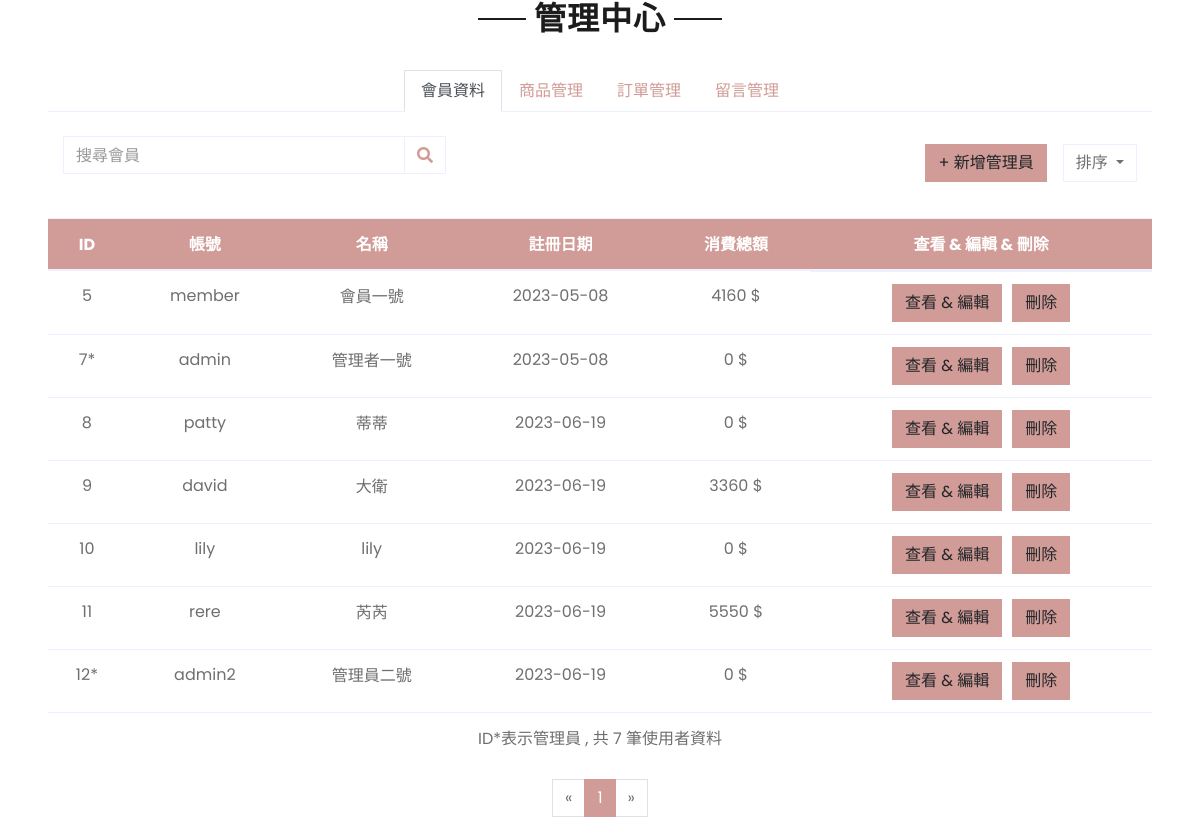
The app's page /admin.php (signed in) with its own data.
### tables this page shows
CREATE TABLE `member` (
  `member_id` int(11) NOT NULL,
  `username` varchar(13) NOT NULL,
  `password` varchar(200) NOT NULL,
  `member_name` varchar(11) NOT NULL,
  `sex` varchar(4) NOT NULL,
  `birthday` date NOT NULL,
  `tel_num` varchar(11) DEFAULT NULL,
  `addr` varchar(51) DEFAULT NULL,
  `mail` varchar(51) NOT NULL,
  `admin` varchar(4) DEFAULT NULL,
  `member_date` date NOT NULL
);

### admin.php (the view, shortened to what this page needs)
<html lang="en">
<head>
    <link href="https://cdnjs.cloudflare.com/ajax/libs/font-awesome/5.10.0/css/all.min.css" rel="stylesheet">
    <link href="lib/owlcarousel/assets/owl.carousel.min.css" rel="stylesheet">
    <link href="css/style.css" rel="stylesheet">
</head>
<body>
    <div class="text-center mb-4">
        <h2 class="section-title px-5"><span class="px-2">管理中心</span></h2>
    </div>
    <div class="row px-xl-5">
        <div class="col">
            <div class="nav nav-tabs justify-content-center border-secondary mb-4">
                <a class="nav-item nav-link active" data-toggle="tab" href="#tab-pane-1">會員資料</a>
                <a class="nav-item nav-link" data-toggle="tab" href="#tab-pane-2">商品管理</a>
                <a class="nav-item nav-link" data-toggle="tab" href="#tab-pane-3">訂單管理</a>
                <a class="nav-item nav-link" data-toggle="tab" href="#tab-pane-4">留言管理</a>
            </div>
            <div class="tab-content">
                <div class="tab-pane fade show active" id="tab-pane-1">
                    <div class="col-12 pb-1">
                        <div class="d-flex align-items-center justify-content-between mb-4">
                            <form action="admin.php" method="post">
                                <div class="input-group">
                                    <input type="text" class="form-control" name="memSrch" id="memSrch"
                                        placeholder="搜尋會員">
                                    <div class="input-group-append">
                                        <button type="submit" class="input-group-text bg-transparent text-primary"
                                            id="searchButton">
                                            <i class="fa fa-search"></i>
                                        </button>
                                    </div>
                                </div>
                            </form>
                            <div class="d-flex justify-content-end align-items-center">
                                <button class="btn btn-primary mr-3" type="button" id="addAdminBtn">
                                    + 新增管理員
                                </button>
                                <div class="dropdown">
                                    <button class="btn border dropdown-toggle" type="button" id="triggerId"
                                        data-toggle="dropdown" aria-haspopup="true" aria-expanded="false">
                                        排序
                                    </button>
                                </div>
                            </div>
                        </div>
                    </div>
                    <table id="memberTable" class="table">
                        <thead>
                            <tr>
                                <th>ID</th>
                                <th>帳號</th>
                                <th>名稱</th>
                                <th>註冊日期</th>
                                <th>消費總額</th>
                                <th>查看 & 編輯 & 刪除</th>
                            </tr>
                        </thead>
                        <tbody>
                            <?php
                            require_once "config.php";
                            $limit = 10;
                            $page = isset($_GET['page']) ? $_GET['page'] : 1;
                            $start = ($page - 1) * $limit;
                            if (isset($_POST["memSrch"]) != '') {
                                $memSrch = $_POST['memSrch'];
                                $query = "SELECT COUNT(*) AS total FROM member WHERE member_id LIKE '%$memSrch%' OR username LIKE '%$memSrch%' OR member_name LIKE '%$memSrch%'";
                                $result = mysqli_query($conn, $query);
                            } else {
                                $query = "SELECT COUNT(*) AS total FROM member";
                                $result = mysqli_query($conn, $query);
                            }
                            $row = mysqli_fetch_assoc($result);
                            $totalPages = ceil($row['total'] / $limit);
                            $totalRecords1 = $row['total'];
                            if (isset($_POST["memSrch"]) != '') {
                                $query = "SELECT * FROM member WHERE member_id LIKE '%$memSrch%' OR username LIKE '%$memSrch%' OR member_name LIKE '%$memSrch%' LIMIT $start, $limit";
                                $result = mysqli_query($conn, $query);
                            } else {
                                $query = "SELECT * FROM member";
                                $query .= " LIMIT $start, $limit";
                                $result = mysqli_query($conn, $query);
                            }
                            if (mysqli_num_rows($result) > 0) {
                                while ($row = mysqli_fetch_assoc($result)) {
                                    echo "<tr id = '" . $row['member_id'] . "'>";
                                    echo "<td>" . $row['member_id'];
                                    if ($row['admin'] != null) {
                                        echo "*";
                                    }
                                    echo "</td>";
                                    echo "<td>" . $row['username'] . "</td>";
                                    echo "<td>" . $row['member_name'] . "</td>";
                                    echo "<td>" . $row['member_date'] . "</td>";
                                    echo "<td>";
                                    $query2 = "SELECT SUM(total_consumption) AS total FROM `order_manage` WHERE member_id = " . $row['member_id'];
                                    $result2 = mysqli_query($conn, $query2);
                                    $total = mysqli_fetch_assoc($result2)['total'];
                                    if ($total > 0) echo $total . " $";
                                    else echo "0 $";
                                    echo "</td>";
                                    echo "<td class='button-container'>";
                                    if (($_SESSION["member_id"] == '7') || ($_SESSION["member_id"] != '7' && $row['username'] != 'admin')) {
                                        echo "<button class='btn btn-primary edit-btn1' data-member-id='" . $row['member_id'] . "' onclick=\"openEditModal1(this);\">查看 & 編輯</button>";
                                        echo "<button class='btn btn-primary delete-btn1' data-member-id='" . $row['member_id'] . "' onclick=\"deletemem(" . $row['member_id'] . ");\">刪除</button>";
                                    }
                                    echo "</td>";
                                    echo "</tr>";
                                }
                            } else {
                                echo "<tr><td colspan='6'>暫無數據</td></tr>";
                            }
                            ?>
                        </tbody>
                        <tfoot>
                            <td colspan="6" class="notes">ID*表示管理員 , 共 <?php echo $totalRecords1 ?> 筆使用者資料</td>
                        </tfoot>
                    </table>
                    <div class="pagination-container">
                        <ul class="pagination justify-content-center">
                            <?php
                            $previousPage = $page - 1;
                            $nextPage = $page + 1;
                            echo "<li class='page-item " . ($page == 1 ? 'disabled' : '') . "'>";
                            echo "<a class='page-link' href='?page=$previousPage#tab-pane-2' aria-label='Previous'>";
                            echo "<span aria-hidden='true'>«</span>";
                            echo "</a>";
                            echo "</li>";
                            for ($i = 1; $i <= $totalPages; $i++) {
                                echo "<li class='page-item " . ($page == $i ? 'active' : '') . "'><a class='page-link' href='?page=$i#tab-pane-2'>$i</a></li>";
                            }
                            echo "<li class='page-item " . ($page == $totalPages ? 'disabled' : '') . "'>";
                            echo "<a class='page-link' href='?page=$nextPage#tab-pane-2' aria-label='Next'>";
                            echo "<span aria-hidden='true'>»</span>";
                            echo "</a>";
                            echo "</li>";
                            ?>
                        </ul>
                    </div>
                </div>
            </div>
        </div>
    </div>
</body>
</html>

### admin.php (style rules this page uses)
.button-container { display: flex; align-items: center; justify-content: center; }
.notes { text-align: center; }
table { text-align: center; border-radius: 10px; }
th, td { text-align: center; }
thead { background-color: #D19C97; color: #FFFFFF; }

### records on screen
member: member_id "5", username "member", member_name "會員一號", member_date "2023-05-08", total "4160"
member: member_id "7", username "admin", member_name "管理者一號", member_date "2023-05-08", shows "0 $"
member: member_id "8", username "patty", member_name "蒂蒂", member_date "2023-06-19", shows "0 $"
member: member_id "9", username "david", member_name "大衛", member_date "2023-06-19", total "3360"
member: member_id "10", username "lily", member_name "lily", member_date "2023-06-19", shows "0 $"
member: member_id "11", username "rere", member_name "芮芮", member_date "2023-06-19", total "5550"
member: member_id "12", username "admin2", member_name "管理員二號", member_date "2023-06-19", shows "0 $"

### other values on screen
$totalRecords1 "7"
